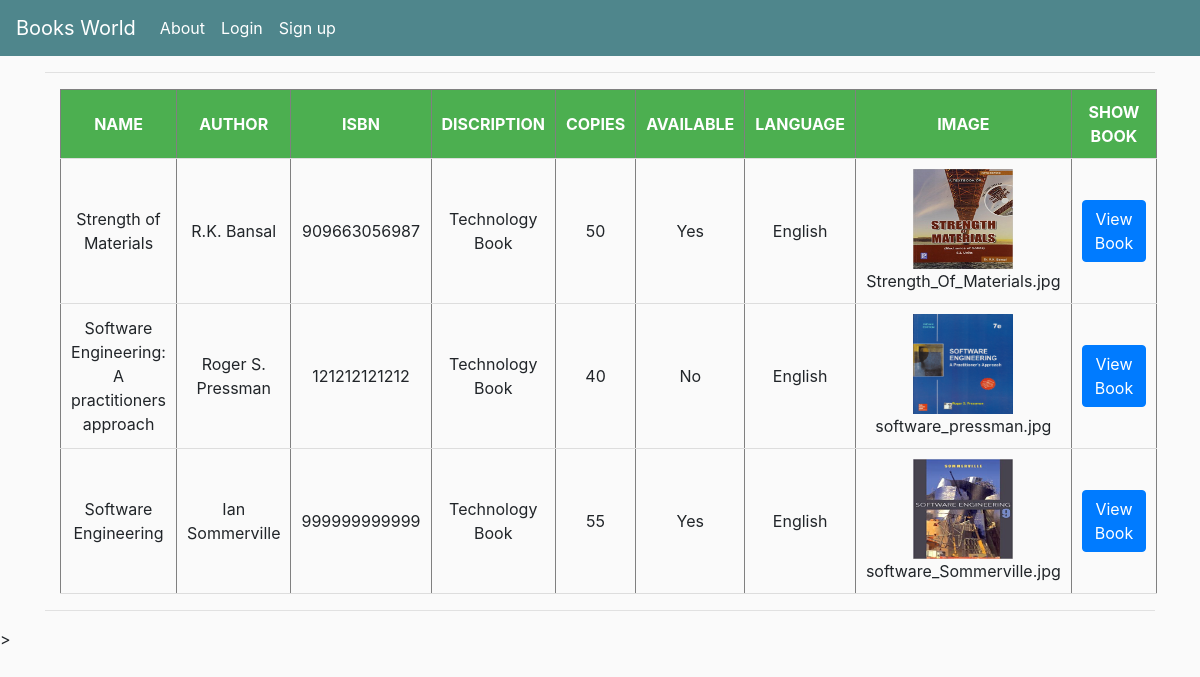
The page /book_list/ on the database its author committed.
### book/models.py (models this page shows, shortened)
class Book(models.Model):
    name = models.CharField(max_length = 60)
    author = models.CharField(max_length = 40, default = 'Random')
    isbn = models.CharField(max_length = 12)
    discription = models.TextField()
    copies = models.IntegerField(default = 50)
    available = models.CharField(max_length = 3, choices = Available, default = 'Yes')
    language = models.CharField(max_length = 7, choices = Language, default = 'English')
    image = models.ImageField()

### book/views.py (the view)
# urls.py: path('book_list/', views.Book_list.as_view(), name = 'book_list'),
class Book_list(ListView):
    model = Book

### book/templates/book/book_list.html (shortened to what this page needs)
{% extends 'book/base.html' %}
{% block body_block %}
<hr>
<div class="container">
  <table border=1  id="object_list" class="display" >
  	<thead>
      <tr>
		<th>NAME</th>
		<th>AUTHOR</th>
		<th>ISBN</th>
		<th>DISCRIPTION</th>
		<th>COPIES</th>
		<th>AVAILABLE</th>
		<th>LANGUAGE</th>
		<th>IMAGE</th>
    <th>SHOW BOOK</th>
     </tr>
    </thead>
  <tbody>
    {% for obj in book_list %}
         <tr>
            <td> {{ obj.name }} </td>
            <td> {{ obj.author }} </td>
            <td> {{ obj.isbn }} </td>
            <td> {{ obj.discription }} </td>
            <td> {{ obj.copies }} </td>
            <td> {{ obj.available }}</td>
            <td> {{ obj.language }} </td>
			<td class="row-image"><img class="row-image" src="{{obj.image.url}}" alt="">{{obj.image}}</td>
      <td><a href="{% url 'show_book' pk=obj.pk %}" class="btn btn-primary mb1 bg-aqua" >View Book</a></td>
         </tr>
     {% endfor %}
  </tbody>
</table>
</div>
	<hr>
{% endblock %}
{% block js %}
<script src="https://ajax.googleapis.com/ajax/libs/jquery/3.3.1/jquery.min.js"></script>>
<link rel="stylesheet" type="text/css" href="https://cdn.datatables.net/v/dt/jszip-2.5.0/dt-1.10.20/af-2.3.4/b-1.6.1/b-colvis-1.6.1/b-flash-1.6.1/b-html5-1.6.1/b-print-1.6.1/cr-1.5.2/fc-3.3.0/fh-3.1.6/kt-2.5.1/r-2.2.3/rg-1.1.1/rr-1.2.6/sc-2.0.1/sl-1.3.1/datatables.min.css"/>
{% endblock  %}

### book/templates/book/base.html (shortened to what this page needs)
<!DOCTYPE html>
{% load static %}
<html lang="en" dir="ltr">
  <head>
    <link rel="stylesheet" href="https://stackpath.bootstrapcdn.com/bootstrap/4.5.2/css/bootstrap.min.css">
   <link rel="stylesheet" type="text/css" href="{% static 'css/main.css' %}">
  </head>
  <body>
    <nav class="navbar navbar-expand-lg navbar-dark bg-dark">
  <a class="navbar-brand" href="#">Books World</a>
  <div class="collapse navbar-collapse" id="navbarSupportedContent">
    <ul class="navbar-nav mr-auto">
      <li class="nav-item active">
        <a class="nav-link" href="{% url 'about' %}">About <span class="sr-only">(current)</span></a>
      </li>
      {% if user.is_authenticated %}
		  <li class="nav-item active">
            <a class="nav-link" href="#">Welcome {{request.user.first_name}}<span class="sr-only">(current)</span></a>
          </li>
          <li class="nav-item active">
            <a class="nav-link" href="{% url 'book_list' %}">Books List<span class="sr-only">(current)</span></a>
          </li>
          <li class="nav-item active">
            <a class="nav-link" href="{% url 'Create-Book' %}">Upload Book<span class="sr-only">(current)</span></a>
          </li>
		  <li class="nav-item active">
            <a class="nav-link" href="{% url 'student_list' %}">Students List<span class="sr-only">(current)</span></a>
          </li>
          <li class="nav-item active">
            <a class="nav-link" href="{% url 'Create-Student' %}">Upload Student<span class="sr-only">(current)</span></a>
          </li>
          <li class="nav-item active" style="float: right;">
            <a class="nav-link" href="{% url 'logout' %}">Logout <span class="sr-only">(current)</span></a>
          </li>
      {% else %}
      <li class="nav-item active" style="float: right">
        <a class="nav-link" href="{% url 'login' %}">Login <span class="sr-only">(current)</span></a>
      </li>
      <li class="nav-item active" style="float: right">
        <a class="nav-link" href="{% url 'signup' %}">Sign up <span class="sr-only">(current)</span></a>
      </li>
      {% endif %}
    </ul>
  </div>
</nav>
  <div class="container">
     {% block body_block %}
     {% endblock %}
  </div>
 {% block js %}
 {% endblock js %}
  </body>
</html>

### book/static/css/main.css (style rules this page uses)
body { background-color: hsl(0, 0%, 98%); }
.row-image { width: 100px; height: 100px; }
.bg-dark { background-color: #4f868c!important; }
th { background-color: #4CAF50; color: white; }
th,td { text-align: center; border-bottom: 1px solid #ddd; padding: 10px; }

### rows shown on the page
Book: name "Strength of Materials", author "R.K. Bansal", isbn "909663056987", discription "Technology Book", copies "50", available "Yes", language "English", image (picture), image "Strength_Of_Materials.jpg"
Book: name "Software Engineering: A practitioners approach", author "Roger S. Pressman", isbn "121212121212", discription "Technology Book", copies "40", available "No", language "English", image (picture), image "software_pressman.jpg"
Book: name "Software Engineering", author "Ian Sommerville", isbn "999999999999", discription "Technology Book", copies "55", available "Yes", language "English", image (picture), image "software_Sommerville.jpg"
